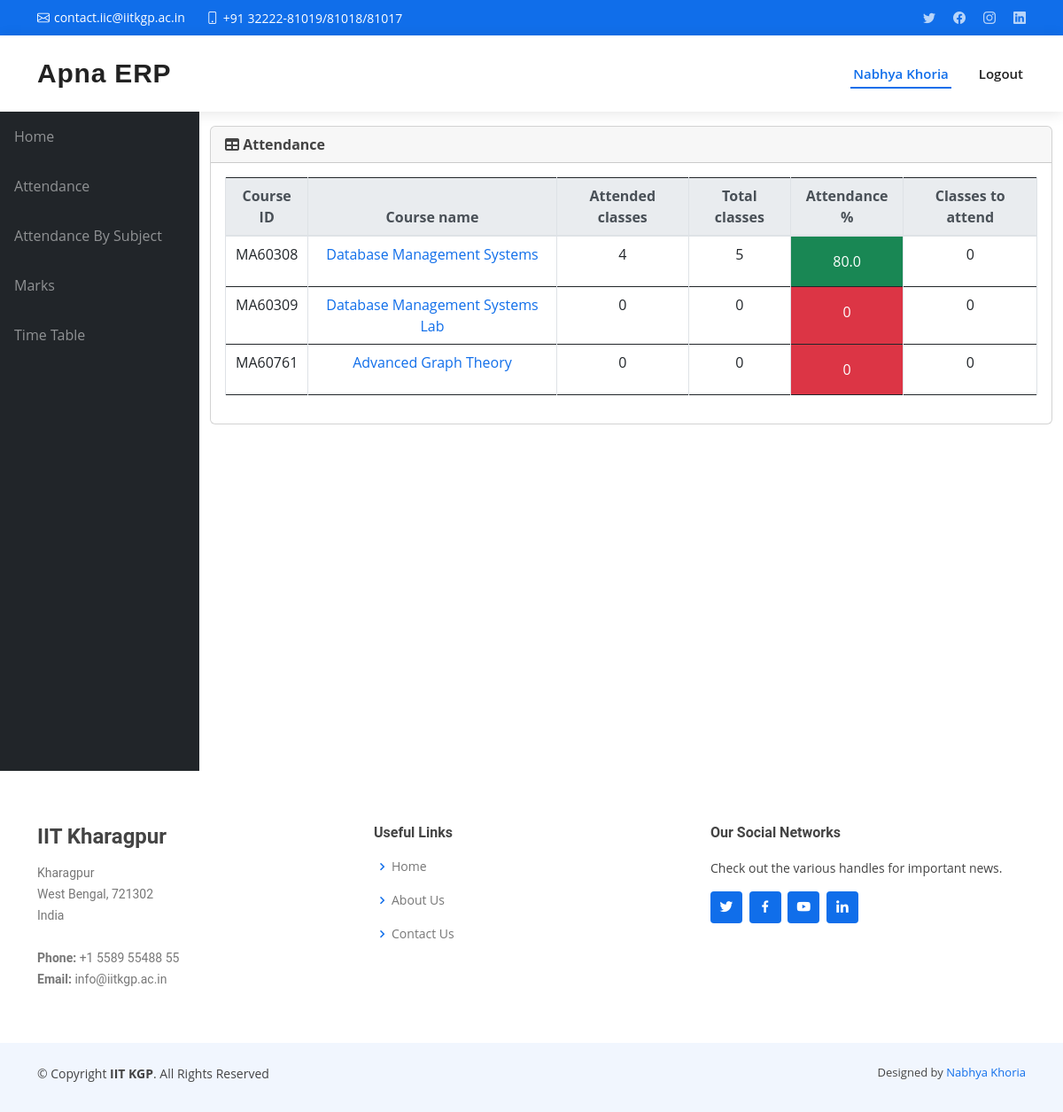
The page /info/student/20MA20035/attendance/ (signed in) on the database its author committed.
### info/models.py (models this page shows, shortened)
class User(AbstractUser):
    @property
    def is_student(self):
        if hasattr(self, 'student'):
            return True
        return False

class Student(models.Model):
    user = models.OneToOneField(User, on_delete=models.CASCADE, null=True)
    class_id = models.ForeignKey(Class, on_delete=models.CASCADE, default=1)
    USN = models.CharField(primary_key='True', max_length=100)
    name = models.CharField(max_length=200)
    sex = models.CharField(max_length=50, choices=sex_choice, default='Male')
    DOB = models.DateField(default='1998-01-01')
    def __str__(self):
        return self.name

class AttendanceTotal(models.Model):
    course = models.ForeignKey(Course, on_delete=models.CASCADE)
    student = models.ForeignKey(Student, on_delete=models.CASCADE)
    class Meta:
        unique_together = (('student', 'course'),)
    @property
    def att_class(self):
        stud = Student.objects.get(name=self.student)
        cr = Course.objects.get(name=self.course)
        att_class = Attendance.objects.filter(course=cr, student=stud, status='True').count()
        return att_class
    @property
    def total_class(self):
        stud = Student.objects.get(name=self.student)
        cr = Course.objects.get(name=self.course)
        total_class = Attendance.objects.filter(course=cr, student=stud).count()
        return total_class
    @property
    def attendance(self):
        stud = Student.objects.get(name=self.student)
        cr = Course.objects.get(name=self.course)
        total_class = Attendance.objects.filter(course=cr, student=stud).count()
        att_class = Attendance.objects.filter(course=cr, student=stud, status='True').count()
        if total_class == 0:
            attendance = 0
        else:
            attendance = round(att_class / total_class * 100, 2)
        return attendance
    @property
    def classes_to_attend(self):
        stud = Student.objects.get(name=self.student)
        cr = Course.objects.get(name=self.course)
        total_class = Attendance.objects.filter(course=cr, student=stud).count()
        att_class = Attendance.objects.filter(course=cr, student=stud, status='True').count()
        cta = math.ceil((0.75 * total_class - att_class) / 0.25)
        if cta < 0:
            return 0
        return cta

class Course(models.Model):
    dept = models.ForeignKey(Dept, on_delete=models.CASCADE)
    id = models.CharField(primary_key='True', max_length=50)
    name = models.CharField(max_length=50)
    shortname = models.CharField(max_length=50, default='X')
    def __str__(self):
        return self.name

### info/views.py (the view)
# urls.py: path('attendance/', api_view.AttendanceView.as_view()),
@login_required()
def attendance(request, stud_id):
    stud = Student.objects.get(USN=stud_id)
    ass_list = Assign.objects.filter(class_id_id=stud.class_id)
    att_list = []
    for ass in ass_list:
        try:
            a = AttendanceTotal.objects.get(student=stud, course=ass.course)
        except AttendanceTotal.DoesNotExist:
            a = AttendanceTotal(student=stud, course=ass.course)
            a.save()
        att_list.append(a)
    return render(request, 'info/attendance.html', {'att_list': att_list})

### info/templates/info/attendance.html
{% extends 'info/base.html' %}
    {% load static %}
    {% block content %}
                  <div class="card mb-3">
            <div class="card-header">
              <i class="fas fa-table"></i>
            <b>Attendance</b></div>
            <div class="card-body">
              <div class="table-responsive">
                <table class="table table-bordered text-center" id="dataTable" width="100%" cellspacing="0">
                  <thead class="thead-light ">
                    <tr>
                        <th>Course ID</th>
                        <th>Course name</th>
                        <th>Attended classes</th>
                        <th>Total classes</th>
                        <th>Attendance %</th>
                        <th>Classes to attend</th>
                    </tr>
                  </thead>
                  <tbody>
                    {% for a in att_list %}
                    <tr>
                        <td>{{ a.course_id }}</td>
                        <td><a href="{% url 'attendance_detail' a.student.USN a.course.id %}">{{a.course.name}}</a></td>
                        <td>{{ a.att_class }}</td>
                        <td>{{ a.total_class }}</td>
                        {% if a.attendance < 75 %}
                            <td class="p-3 mb-2 bg-danger text-white">{{ a.attendance }}</td>
                        {% else %}
                            <td class="p-3 mb-2 bg-success text-white">{{ a.attendance }}</td>
                        {% endif %}
                        <td>{{ a.classes_to_attend }}</td>
                    </tr>
                    {% empty %}
                            <p>student has no courses</p>
                    {% endfor %}
                  </tbody>
                </table>
              </div>
            </div>
          </div>
    {% endblock %}

### info/templates/info/base.html (shortened to what this page needs)
<!DOCTYPE html>
<html lang="en">
  <head>
      {% load static %}
    <link href="{% static '/info/bootstrap/vendor/bootstrap/css/bootstrap.min.css' %}" rel="stylesheet">
    <link href="{% static '/info/bootstrap/vendor/fontawesome-free/css/all.min.css' %}" rel="stylesheet" type="text/css">
    <link href="{% static '/info/bootstrap/vendor/datatables/dataTables.bootstrap4.css' %}" rel="stylesheet">
    <link href="{% static '/info/bootstrap/css/sb-admin.css' %}" rel="stylesheet">
<link href="{% static 'info/home/vendor/aos/aos.css' %}" rel="stylesheet">
<link href="{% static 'info/home/vendor/bootstrap/css/bootstrap.min.css' %}" rel="stylesheet">
<link href="{% static 'info/home/vendor/bootstrap-icons/bootstrap-icons.css' %}" rel="stylesheet">
<link href="{% static 'info/home/vendor/boxicons/css/boxicons.min.css' %}" rel="stylesheet">
<link href="{% static 'info/home/vendor/glightbox/css/glightbox.min.css' %}" rel="stylesheet">
<link href="{% static 'info/home/vendor/swiper/swiper-bundle.min.css' %}" rel="stylesheet">
<link href="{% static 'info/home/css/style.css' %}" rel="stylesheet">
  </head>
  <body id="page-top">
    <section id="topbar" class="d-flex align-items-center">
      <div class="container d-flex justify-content-center justify-content-md-between">
        <div class="contact-info d-flex align-items-center">
          <i class="bi bi-envelope d-flex align-items-center"><a href="mailto:contact@example.com">contact.iic@iitkgp.ac.in</a></i>
        <i class="bi bi-phone d-flex align-items-center ms-4"><span>+91 32222-81019/81018/81017</span></i>
        </div>
        <div class="social-links d-none d-md-flex align-items-center">
          <a href="#" class="twitter"><i class="bi bi-twitter"></i></a>
          <a href="#" class="facebook"><i class="bi bi-facebook"></i></a>
          <a href="#" class="instagram"><i class="bi bi-instagram"></i></a>
          <a href="#" class="linkedin"><i class="bi bi-linkedin"></i></i></a>
        </div>
      </div>
    </section>
    <header id="header" class="d-flex align-items-center" >
      <div class="container d-flex align-items-center justify-content-between">
        <h1 class="logo"><a href="{% url 'index' %}">Apna ERP</a></h1>
        <button class="btn btn-link btn-sm text-white order-1 order-sm-0" id="sidebarToggle" href="#">
          <i class="fas fa-bars"></i>
        </button>
        <nav id="navbar" class="navbar">
          <ul>
            <li><a class="nav-link  text-capitalize active" href="#">
            {% if request.user.is_student %}
                    {{ request.user.student.name }}
                {% elif request.user.is_teacher %}
                    {{ request.user.teacher.name }}
                {% endif %}
              </a></li>
            <li><a class="nav-link " href="#" data-toggle="modal" data-target="#logoutModal">Logout</a></li>
          </ul>
        </nav>
      </div>
    </header>
    <div id="wrapper">
      <ul class="sidebar navbar-nav">
            <li class="nav-item">
              <a class="nav-link" href="{% url 'index' %}">
                <span>Home</span>
              </a>
            </li>
        {% if request.user.is_student %}
            <li class="nav-item">
              <a class="nav-link" href="{% url 'attendance' request.user.student.USN %}">
                <span>Attendance</span>
              </a>
            </li>
            <li class="nav-item">
              <a class="nav-link" href="{% url 'attendance' request.user.student.USN %}">
                <span>Attendance By Subject</span>
              </a>
            </li>
            <li class="nav-item">
              <a class="nav-link" href="{% url 'marks_list' request.user.student.USN %}">
                <span>Marks</span>
              </a>
            </li>
              <li class="nav-item">
              <a class="nav-link" href="{% url 'timetable' request.user.student.class_id_id %}">
                <span>Time Table</span>
              </a>
            </li>
        {% endif %}
      </ul>
      <div id="content-wrapper">
        <div class="container-fluid">
            {% block content %}
            {% endblock %}
        </div>
      </div>
    </div>
    <footer id="footer">
    <div class="footer-top">
      <div class="container">
        <div class="row">
          <div class="col-lg-4 col-md-6 footer-contact">
            <h3>IIT Kharagpur</h3>
            <p>
              Kharagpur <br>
              West Bengal, 721302<br>
              India <br><br>
              <strong>Phone:</strong> +1 5589 55488 55<br>
              <strong>Email:</strong> info@iitkgp.ac.in<br>
            </p>
          </div>
          <div class="col-lg-4 col-md-6 footer-links">
            <h4>Useful Links</h4>
            <ul>
              <li><i class="bx bx-chevron-right"></i> <a href="{% url 'home' %}#hero">Home</a></li>
              <li><i class="bx bx-chevron-right"></i> <a href="{% url 'home' %}#about">About Us</a></li>
              <li><i class="bx bx-chevron-right"></i> <a href="{% url 'home' %}#contact">Contact Us</a></li>
            </ul>
          </div>
          <div class="col-lg-4 col-md-6 footer-links">
            <h4>Our Social Networks</h4>
            <p>Check out the various handles for important news.</p>
            <div class="social-links mt-3">
              <a href="https://twitter.com/IITKgp" class="twitter" target="_blank"><i class="bx bxl-twitter"></i></a>
              <a href="https://www.facebook.com/IITKgp/" class="facebook" target="_blank"><i class="bx bxl-facebook"></i></a>
              <a href="https://www.youtube.com/@IITKharagpurOnline" class="google-plus" target="_blank"><i class="bx bxl-youtube"></i></a>
              <a href="https://www.linkedin.com/school/indian-institute-of-technology-kharagpur/" class="linkedin" target="_blank"><i class="bx bxl-linkedin"></i></a>
            </div>
          </div>
        </div>
      </div>
    </div>
    <div class="container py-4">
      <div class="copyright">
        &copy; Copyright <strong><span>IIT KGP</span></strong>. All Rights Reserved
      </div>
      <div class="credits">
        Designed by <a href="https://linkedin.com/in/nabhya-khoria-30a601218/" target="_blank">Nabhya Khoria</a>
      </div>
    </div>
  </footer>
  </body>
</html>

### info/static/info/home/css/style.css (style rules this page uses)
body { font-family: "Open Sans", sans-serif; color: #444444; overflow-x: hidden; }
a { color: #106eea; text-decoration: none; }
h1, h2, h3, h4, h5, h6 { font-family: "Roboto", sans-serif; }
#topbar { background: #106eea; height: 40px; font-size: 14px; transition: all 0.5s; color: #fff; padding: 0; }
#topbar .contact-info i { font-style: normal; color: #fff; }
#topbar .contact-info i a, #topbar .contact-info i span { padding-left: 5px; color: #fff; }
#topbar .contact-info i a { line-height: 0; transition: 0.3s; transition: 0.3s; }
#topbar .social-links a { color: rgba(255, 255, 255, 0.7); line-height: 0; transition: 0.3s; margin-left: 20px; }
#header { background: #fff; transition: all 0.5s; z-index: 997; height: 86px; box-shadow: 0px 2px 15px rgba(0, 0, 0, 0.1); }
#header .logo { font-size: 30px; margin: 0; padding: 0; line-height: 1; font-weight: 600; letter-spacing: 0.8px; font-family: "Poppins", sans-serif; }
#header .logo a { color: #222222; }
.navbar { padding: 0; }
.navbar ul { margin: 0; padding: 0; display: flex; list-style: none; align-items: center; }
.navbar li { position: relative; }
.navbar>ul>li { white-space: nowrap; padding: 10px 0 10px 28px; }
.navbar a, .navbar a:focus { display: flex; align-items: center; justify-content: space-between; padding: 0 3px; font-size: 15px; font-weight: 600; color: #222222; white-space: nowrap; transition: 0.3s; position: relative; }
.navbar>ul>li>a:before { content: ""; position: absolute; width: 100%; height: 2px; bottom: -6px; left: 0; background-color: #106eea; visibility: hidden; width: 0px; transition: all 0.3s ease-in-out 0s; }
.navbar a:hover:before, .navbar li:hover>a:before, .navbar .active:before { visibility: visible; width: 100%; }
.navbar a:hover, .navbar .active, .navbar .active:focus, .navbar li:hover>a { color: #106eea; }
section { padding: 60px 0; overflow: hidden; }
#footer { background: #fff; padding: 0 0 30px 0; color: #444444; font-size: 14px; background: #f1f6fe; }
#footer .footer-top { padding: 60px 0 30px 0; background: #fff; }
#footer .footer-top .footer-contact { margin-bottom: 30px; }
#footer .footer-top .footer-contact h3 { font-size: 24px; margin: 0 0 15px 0; padding: 2px 0 2px 0; line-height: 1; font-weight: 700; }
#footer .footer-top .footer-contact p { font-size: 14px; line-height: 24px; margin-bottom: 0; font-family: "Roboto", sans-serif; color: #777777; }
#footer .footer-top h4 { font-size: 16px; font-weight: bold; color: #444444; position: relative; padding-bottom: 12px; }
#footer .footer-top .footer-links { margin-bottom: 30px; }
#footer .footer-top .footer-links ul { list-style: none; padding: 0; margin: 0; }
#footer .footer-top .footer-links ul i { padding-right: 2px; color: #106eea; font-size: 18px; line-height: 1; }
#footer .footer-top .footer-links ul li { padding: 10px 0; display: flex; align-items: center; }
#footer .footer-top .footer-links ul li:first-child { padding-top: 0; }
#footer .footer-top .footer-links ul a { color: #777777; transition: 0.3s; display: inline-block; line-height: 1; }
#footer .footer-top .social-links a { font-size: 18px; display: inline-block; background: #106eea; color: #fff; line-height: 1; padding: 8px 0; margin-right: 4px; border-radius: 4px; text-align: center; width: 36px; height: 36px; transition: 0.3s; }
#footer .copyright { text-align: center; float: left; }
#footer .credits { float: right; text-align: center; font-size: 13px; color: #444444; }

### rows shown on the page
User: user.student.name "Nabhya Khoria"
AttendanceTotal: course_id "MA60308", course.name "Database Management Systems", att_class "4", total_class "5", attendance "80.0", classes_to_attend "0"
AttendanceTotal: course_id "MA60309", course.name "Database Management Systems Lab", att_class "0", total_class "0", attendance "0", classes_to_attend "0"
AttendanceTotal: course_id "MA60761", course.name "Advanced Graph Theory", att_class "0", total_class "0", attendance "0", classes_to_attend "0"
